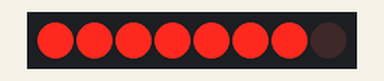
Recording of a sketch running on a simulated Arduino Uno, built with avr-gcc and run on an emulated ATmega328P. Shown: 8 shift-register outputs drawn as a row of LEDs (first output left, lit = HIGH). Wiring (inferred from the names in the program): shift register (74HC595): data pin 3; shift clock pin 2; latch pin 4. Wiring (inferred from the signals the program sends): row of LEDs: on Q0, Q1, Q2, Q3, Q4, Q5, Q6, Q7.

Above: at 1.16 s.
At 1.8 s:
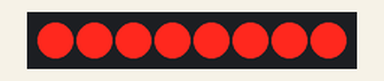
At 4.92 s:
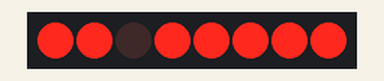
At 6.96 s:
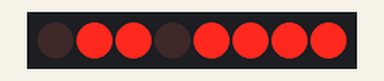
At 12.29 s:
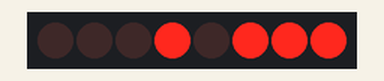
At 18.38 s:
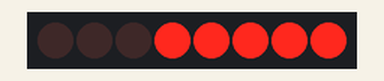
Timing chart, 0 to 22.0 s (numbered marks = the images above):
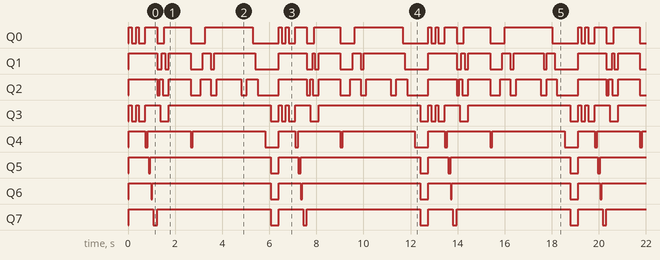

The sketch:

ledmatrix_animations.ino
```cpp
// This program controls a 4x4 led matrix through a 74AHC595N shift register (8bit - controls both - vertical and
// horizontal - lines) and displays a few nice animations

#define GRIDLENGTH 4  // quadratic led matrix

// pin connections
#define CLOCKPIN 2
#define DATAPIN 3
#define LATCHPIN 4

unsigned long DISPLAYTIME(1e5);

void latch() {
    digitalWrite(LATCHPIN, HIGH);
    digitalWrite(LATCHPIN, LOW);
}

void clock() {
    digitalWrite(CLOCKPIN, HIGH);
    digitalWrite(CLOCKPIN, LOW);
}

void clock(short ticks) {
    for (int i = 0; i < ticks; ++i) clock();
}

void print0() {
    digitalWrite(DATAPIN, LOW);
    clock(2 * GRIDLENGTH);

    latch();
}

void print1at(short i, short j) {
    // write y axis
    digitalWrite(DATAPIN, HIGH);
    clock(GRIDLENGTH - j - 1);
    digitalWrite(DATAPIN, LOW);
    clock();
    digitalWrite(DATAPIN, HIGH);
    clock(j);

    // write x axis
    digitalWrite(DATAPIN, LOW);
    clock(i);
    digitalWrite(DATAPIN, HIGH);
    clock();
    digitalWrite(DATAPIN, LOW);
    clock(GRIDLENGTH - i - 1);

    latch();
}

void idle(unsigned long displayTimeMUS) {
    static char data[GRIDLENGTH][GRIDLENGTH] = {{0, 0, 0, 0}, {0, 0, 0, 0}, {0, 0, 0, 0}, {0, 0, 0, 0}};
    shiftOut2D(data, displayTimeMUS);
}

void all(unsigned long displayTimeMUS) {
    static char data[GRIDLENGTH][GRIDLENGTH] = {{1, 1, 1, 1}, {1, 1, 1, 1}, {1, 1, 1, 1}, {1, 1, 1, 1}};
    shiftOut2D(data, displayTimeMUS);
}

void blinkInsideOut() {
    static char dataOutside[GRIDLENGTH][GRIDLENGTH] = {{1, 1, 1, 1}, {1, 0, 0, 1}, {1, 0, 0, 1}, {1, 1, 1, 1}};
    static char dataInside[GRIDLENGTH][GRIDLENGTH] = {{0, 0, 0, 0}, {0, 1, 1, 0}, {0, 1, 1, 0}, {0, 0, 0, 0}};

    shiftOut2D(dataOutside, DISPLAYTIME);
    shiftOut2D(dataInside, 2 * DISPLAYTIME);
    shiftOut2D(dataOutside, DISPLAYTIME);
    shiftOut2D(dataInside, 2 * DISPLAYTIME);
}

void blinkCross() {
    static char data1[GRIDLENGTH][GRIDLENGTH] = {{1, 0, 0, 0}, {0, 1, 0, 0}, {0, 0, 1, 0}, {0, 0, 0, 1}};
    static char data2[GRIDLENGTH][GRIDLENGTH] = {{0, 0, 0, 1}, {0, 0, 1, 0}, {0, 1, 0, 0}, {1, 0, 0, 0}};

    shiftOut2D(data1, DISPLAYTIME);
    shiftOut2D(data2, DISPLAYTIME);
    shiftOut2D(data1, DISPLAYTIME);
    shiftOut2D(data2, DISPLAYTIME);
    shiftOut2D(data1, DISPLAYTIME);
    shiftOut2D(data2, DISPLAYTIME);
    shiftOut2D(data1, DISPLAYTIME);
    shiftOut2D(data2, DISPLAYTIME);
}

void danceToTheMiddle() {
    static char DATA11[GRIDLENGTH][GRIDLENGTH] = {{1, 0, 0, 0}, {0, 0, 0, 0}, {0, 0, 0, 0}, {0, 0, 0, 0}};
    static char DATA12[GRIDLENGTH][GRIDLENGTH] = {{1, 1, 0, 0}, {0, 0, 0, 0}, {0, 0, 0, 0}, {0, 0, 0, 0}};
    static char DATA13[GRIDLENGTH][GRIDLENGTH] = {{1, 1, 1, 0}, {0, 0, 0, 0}, {0, 0, 0, 0}, {0, 0, 0, 0}};
    static char DATA14[GRIDLENGTH][GRIDLENGTH] = {{1, 1, 1, 1}, {0, 0, 0, 0}, {0, 0, 0, 0}, {0, 0, 0, 0}};
    static char DATA15[GRIDLENGTH][GRIDLENGTH] = {{1, 1, 1, 1}, {0, 0, 0, 1}, {0, 0, 0, 0}, {0, 0, 0, 0}};
    static char DATA16[GRIDLENGTH][GRIDLENGTH] = {{1, 1, 1, 1}, {0, 0, 0, 1}, {0, 0, 0, 1}, {0, 0, 0, 0}};
    static char DATA17[GRIDLENGTH][GRIDLENGTH] = {{1, 1, 1, 1}, {0, 0, 0, 1}, {0, 0, 0, 1}, {0, 0, 0, 1}};
    static char DATA18[GRIDLENGTH][GRIDLENGTH] = {{1, 1, 1, 1}, {0, 0, 0, 1}, {0, 0, 0, 1}, {0, 0, 1, 1}};
    static char DATA19[GRIDLENGTH][GRIDLENGTH] = {{1, 1, 1, 1}, {0, 0, 0, 1}, {0, 0, 0, 1}, {0, 1, 1, 1}};
    static char DATA20[GRIDLENGTH][GRIDLENGTH] = {{1, 1, 1, 1}, {0, 0, 0, 1}, {0, 0, 0, 1}, {1, 1, 1, 1}};
    static char DATA21[GRIDLENGTH][GRIDLENGTH] = {{1, 1, 1, 1}, {0, 0, 0, 1}, {1, 0, 0, 1}, {1, 1, 1, 1}};
    static char DATA22[GRIDLENGTH][GRIDLENGTH] = {{1, 1, 1, 1}, {1, 0, 0, 1}, {1, 0, 0, 1}, {1, 1, 1, 1}};
    static char DATA23[GRIDLENGTH][GRIDLENGTH] = {{1, 1, 1, 1}, {1, 1, 0, 1}, {1, 0, 0, 1}, {1, 1, 1, 1}};
    static char DATA24[GRIDLENGTH][GRIDLENGTH] = {{1, 1, 1, 1}, {1, 1, 1, 1}, {1, 0, 0, 1}, {1, 1, 1, 1}};
    static char DATA25[GRIDLENGTH][GRIDLENGTH] = {{1, 1, 1, 1}, {1, 1, 1, 1}, {1, 0, 1, 1}, {1, 1, 1, 1}};
    static char DATA26[GRIDLENGTH][GRIDLENGTH] = {{1, 1, 1, 1}, {1, 1, 1, 1}, {1, 1, 1, 1}, {1, 1, 1, 1}};

    shiftOut2D(DATA11, DISPLAYTIME);
    shiftOut2D(DATA12, DISPLAYTIME);
    shiftOut2D(DATA13, DISPLAYTIME);
    shiftOut2D(DATA14, DISPLAYTIME);
    shiftOut2D(DATA15, DISPLAYTIME);
    shiftOut2D(DATA16, DISPLAYTIME);
    shiftOut2D(DATA17, DISPLAYTIME);
    shiftOut2D(DATA18, DISPLAYTIME);
    shiftOut2D(DATA19, DISPLAYTIME);
    shiftOut2D(DATA20, DISPLAYTIME);
    shiftOut2D(DATA21, DISPLAYTIME);
    shiftOut2D(DATA22, DISPLAYTIME);
    shiftOut2D(DATA23, DISPLAYTIME);
    shiftOut2D(DATA24, DISPLAYTIME);
    shiftOut2D(DATA25, DISPLAYTIME);
    shiftOut2D(DATA26, 2 * DISPLAYTIME);
    shiftOut2D(DATA25, DISPLAYTIME);
    shiftOut2D(DATA24, DISPLAYTIME);
    shiftOut2D(DATA23, DISPLAYTIME);
    shiftOut2D(DATA22, DISPLAYTIME);
    shiftOut2D(DATA21, DISPLAYTIME);
    shiftOut2D(DATA20, DISPLAYTIME);
    shiftOut2D(DATA19, DISPLAYTIME);
    shiftOut2D(DATA18, DISPLAYTIME);
    shiftOut2D(DATA17, DISPLAYTIME);
    shiftOut2D(DATA16, DISPLAYTIME);
    shiftOut2D(DATA15, DISPLAYTIME);
    shiftOut2D(DATA14, DISPLAYTIME);
    shiftOut2D(DATA13, DISPLAYTIME);
    shiftOut2D(DATA12, DISPLAYTIME);
    shiftOut2D(DATA11, DISPLAYTIME);
}

void fadeLeftRight() {
    static char data1[GRIDLENGTH][GRIDLENGTH] = {{1, 0, 0, 0}, {1, 0, 0, 0}, {1, 0, 0, 0}, {1, 0, 0, 0}};
    static char data2[GRIDLENGTH][GRIDLENGTH] = {{0, 1, 0, 0}, {0, 1, 0, 0}, {0, 1, 0, 0}, {0, 1, 0, 0}};
    static char data3[GRIDLENGTH][GRIDLENGTH] = {{0, 0, 1, 0}, {0, 0, 1, 0}, {0, 0, 1, 0}, {0, 0, 1, 0}};
    static char data4[GRIDLENGTH][GRIDLENGTH] = {{0, 0, 0, 1}, {0, 0, 0, 1}, {0, 0, 0, 1}, {0, 0, 0, 1}};

    shiftOut2D(data1, DISPLAYTIME);
    shiftOut2D(data2, DISPLAYTIME);
    shiftOut2D(data3, DISPLAYTIME);
    shiftOut2D(data4, DISPLAYTIME);
}

void fadeTopBottom() {
    static char data1[GRIDLENGTH][GRIDLENGTH] = {{1, 1, 1, 1}, {0, 0, 0, 0}, {0, 0, 0, 0}, {0, 0, 0, 0}};
    static char data2[GRIDLENGTH][GRIDLENGTH] = {{0, 0, 0, 0}, {1, 1, 1, 1}, {0, 0, 0, 0}, {0, 0, 0, 0}};
    static char data3[GRIDLENGTH][GRIDLENGTH] = {{0, 0, 0, 0}, {0, 0, 0, 0}, {1, 1, 1, 1}, {0, 0, 0, 0}};
    static char data4[GRIDLENGTH][GRIDLENGTH] = {{0, 0, 0, 0}, {0, 0, 0, 0}, {0, 0, 0, 0}, {1, 1, 1, 1}};

    shiftOut2D(data1, DISPLAYTIME);
    shiftOut2D(data2, DISPLAYTIME);
    shiftOut2D(data3, DISPLAYTIME);
    shiftOut2D(data4, DISPLAYTIME);
}

void shiftOut2D(char DATA[GRIDLENGTH][GRIDLENGTH], unsigned long displayTimeMUS) {
    unsigned long time = micros();
    while (micros() < time + displayTimeMUS) {
        for (short i = 0; i < GRIDLENGTH; ++i) {
            for (short j = 0; j < GRIDLENGTH; ++j) {
                if (DATA[i][j] == 0) { print0(); } else {
                    print1at(i, j);
                }
                print0();
            }
        }
    }
}

void setup() {
    // set pins as output
    pinMode(CLOCKPIN, OUTPUT);
    pinMode(DATAPIN, OUTPUT);
    pinMode(LATCHPIN, OUTPUT);
}

void loop() {
    blinkInsideOut();
    idle(DISPLAYTIME);
    fadeLeftRight();
    idle(DISPLAYTIME);
    fadeTopBottom();
    idle(DISPLAYTIME);
    blinkCross();
    idle(DISPLAYTIME);
    danceToTheMiddle();
    idle(DISPLAYTIME);
    all(DISPLAYTIME);
    idle(DISPLAYTIME);
    all(DISPLAYTIME);
    idle(DISPLAYTIME);
}
```

Measured:
- by itself, Q1: LOW → HIGH at 0.04 s, → LOW 1.2 s later, → HIGH 0.20 s later, → LOW 0.14 s later, … (38 changes in this stretch)
- by itself, Q2, Q4, Q5: moves between LOW and HIGH, repeating every 6.4 s
- by itself, Q3: repeats every 6.4 s: LOW 0.18 s, HIGH 0.12 s, LOW 0.28 s, HIGH 0.64 s, LOW 0.36 s, HIGH 4.3 s, LOW 0.34 s, HIGH 0.12 s
- by itself, Q6: repeats every 6.4 s: LOW 0.06 s, HIGH 5.0 s, LOW 0.34 s, HIGH 0.94 s
- by itself, Q7: repeats every 6.4 s: LOW 0.16 s, HIGH 4.8 s, LOW 0.34 s, HIGH 1.0 s
- by itself, Q0: repeats every 6.4 s: LOW 0.18 s, HIGH 0.12 s, LOW 0.28 s, HIGH 0.50 s, LOW 0.30 s, HIGH 1.1 s, LOW 0.62 s, HIGH 2.0 s, LOW 1.1 s, HIGH 0.12 s
